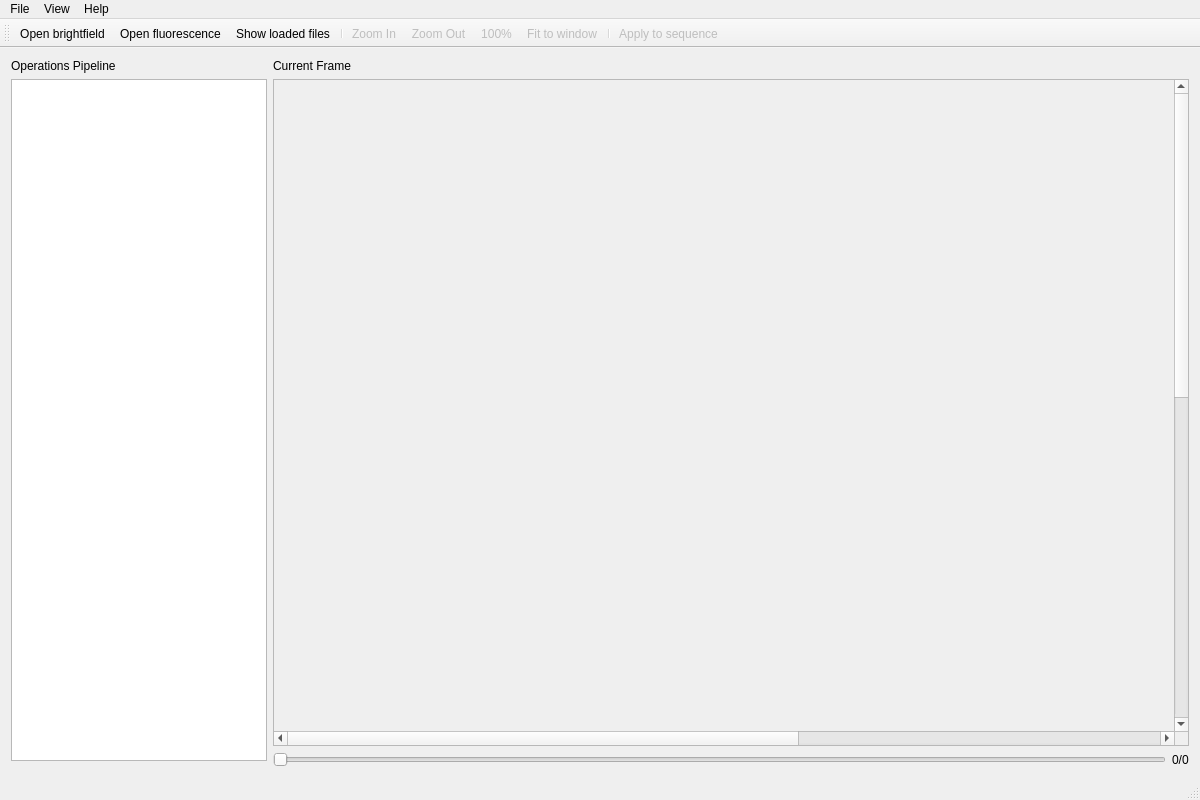
<?xml version="1.0" encoding="UTF-8"?>
<ui version="4.0">
 <class>MainWindow</class>
 <widget class="QMainWindow" name="MainWindow">
  <property name="geometry">
   <rect>
    <x>0</x>
    <y>0</y>
    <width>1200</width>
    <height>800</height>
   </rect>
  </property>
  <property name="windowTitle">
   <string>BigCellBrother</string>
  </property>
  <widget class="QWidget" name="centralWidget">
   <property name="enabled">
    <bool>true</bool>
   </property>
   <property name="sizePolicy">
    <sizepolicy hsizetype="Preferred" vsizetype="Preferred">
     <horstretch>0</horstretch>
     <verstretch>0</verstretch>
    </sizepolicy>
   </property>
   <layout class="QGridLayout" name="gridLayout_2">
    <item row="0" column="0">
     <layout class="QGridLayout" name="gridLayout">
      <item row="1" column="2">
       <widget class="QScrollArea" name="scrollArea">
        <property name="sizePolicy">
         <sizepolicy hsizetype="MinimumExpanding" vsizetype="MinimumExpanding">
          <horstretch>0</horstretch>
          <verstretch>0</verstretch>
         </sizepolicy>
        </property>
        <property name="verticalScrollBarPolicy">
         <enum>Qt::ScrollBarAsNeeded</enum>
        </property>
        <property name="horizontalScrollBarPolicy">
         <enum>Qt::ScrollBarAsNeeded</enum>
        </property>
        <property name="widgetResizable">
         <bool>false</bool>
        </property>
        <widget class="QWidget" name="scrollAreaWidgetContents">
         <property name="geometry">
          <rect>
           <x>0</x>
           <y>0</y>
           <width>1537</width>
           <height>1337</height>
          </rect>
         </property>
         <property name="sizePolicy">
          <sizepolicy hsizetype="Ignored" vsizetype="Ignored">
           <horstretch>0</horstretch>
           <verstretch>0</verstretch>
          </sizepolicy>
         </property>
         <layout class="QGridLayout" name="gridLayout_3">
          <property name="margin">
           <number>0</number>
          </property>
          <property name="spacing">
           <number>0</number>
          </property>
         </layout>
        </widget>
       </widget>
      </item>
      <item row="0" column="2">
       <widget class="QLabel" name="videoTitle">
        <property name="text">
         <string>Current Frame</string>
        </property>
       </widget>
      </item>
      <item row="2" column="2">
       <layout class="QHBoxLayout" name="horizontalLayout_3">
        <item>
         <widget class="QSlider" name="framePicker">
          <property name="enabled">
           <bool>false</bool>
          </property>
          <property name="orientation">
           <enum>Qt::Horizontal</enum>
          </property>
          <property name="tickPosition">
           <enum>QSlider::NoTicks</enum>
          </property>
         </widget>
        </item>
        <item>
         <widget class="QLabel" name="frameNumber">
          <property name="text">
           <string>0/0</string>
          </property>
         </widget>
        </item>
       </layout>
      </item>
      <item row="0" column="0" colspan="2">
       <widget class="QLabel" name="operationsTitle">
        <property name="sizePolicy">
         <sizepolicy hsizetype="Fixed" vsizetype="Fixed">
          <horstretch>0</horstretch>
          <verstretch>0</verstretch>
         </sizepolicy>
        </property>
        <property name="text">
         <string>Operations Pipeline</string>
        </property>
       </widget>
      </item>
      <item row="1" column="0" rowspan="2" colspan="2">
       <layout class="QVBoxLayout" name="verticalLayout">
        <property name="sizeConstraint">
         <enum>QLayout::SetDefaultConstraint</enum>
        </property>
        <item>
         <widget class="QListWidget" name="listWidget">
          <property name="sizePolicy">
           <sizepolicy hsizetype="Expanding" vsizetype="Minimum">
            <horstretch>0</horstretch>
            <verstretch>0</verstretch>
           </sizepolicy>
          </property>
         </widget>
        </item>
        <item>
         <widget class="QStackedWidget" name="stackedWidget">
          <property name="sizePolicy">
           <sizepolicy hsizetype="Fixed" vsizetype="Fixed">
            <horstretch>0</horstretch>
            <verstretch>0</verstretch>
           </sizepolicy>
          </property>
          <property name="maximumSize">
           <size>
            <width>350</width>
            <height>16777215</height>
           </size>
          </property>
          <widget class="QWidget" name="blank">
           <property name="sizePolicy">
            <sizepolicy hsizetype="Fixed" vsizetype="Fixed">
             <horstretch>0</horstretch>
             <verstretch>0</verstretch>
            </sizepolicy>
           </property>
          </widget>
         </widget>
        </item>
       </layout>
      </item>
     </layout>
    </item>
   </layout>
  </widget>
  <widget class="QMenuBar" name="menuBar">
   <property name="geometry">
    <rect>
     <x>0</x>
     <y>0</y>
     <width>1200</width>
     <height>22</height>
    </rect>
   </property>
   <widget class="QMenu" name="menuFile">
    <property name="title">
     <string>File</string>
    </property>
    <addaction name="actionOpen"/>
    <addaction name="separator"/>
    <addaction name="actionSave_config"/>
    <addaction name="actionLoad_config"/>
    <addaction name="separator"/>
    <addaction name="actionQuit"/>
   </widget>
   <widget class="QMenu" name="menuView">
    <property name="title">
     <string>View</string>
    </property>
    <addaction name="zoomInAct"/>
    <addaction name="zoomOutAct"/>
    <addaction name="normalSizeAct"/>
    <addaction name="fitToWindowAct"/>
    <addaction name="separator"/>
    <addaction name="showLoaded"/>
   </widget>
   <widget class="QMenu" name="menuHelp">
    <property name="title">
     <string>Help</string>
    </property>
    <addaction name="actionHelp"/>
   </widget>
   <addaction name="menuFile"/>
   <addaction name="menuView"/>
   <addaction name="menuHelp"/>
  </widget>
  <widget class="QToolBar" name="mainToolBar">
   <property name="iconSize">
    <size>
     <width>16</width>
     <height>16</height>
    </size>
   </property>
   <property name="toolButtonStyle">
    <enum>Qt::ToolButtonTextBesideIcon</enum>
   </property>
   <attribute name="toolBarArea">
    <enum>TopToolBarArea</enum>
   </attribute>
   <attribute name="toolBarBreak">
    <bool>false</bool>
   </attribute>
   <addaction name="actionOpen"/>
   <addaction name="actionOpen_fluorescence"/>
   <addaction name="showLoaded"/>
   <addaction name="separator"/>
   <addaction name="zoomInAct"/>
   <addaction name="zoomOutAct"/>
   <addaction name="normalSizeAct"/>
   <addaction name="fitToWindowAct"/>
   <addaction name="separator"/>
   <addaction name="actionApply"/>
  </widget>
  <widget class="QStatusBar" name="statusBar"/>
  <action name="actionOpen">
   <property name="icon">
    <iconset resource="../assets/icons.qrc">
     <normaloff>:/small/document_alt_fill_12x16.png</normaloff>:/small/document_alt_fill_12x16.png</iconset>
   </property>
   <property name="text">
    <string>Open brightfield</string>
   </property>
   <property name="shortcut">
    <string>Ctrl+O</string>
   </property>
  </action>
  <action name="zoomInAct">
   <property name="enabled">
    <bool>false</bool>
   </property>
   <property name="icon">
    <iconset resource="../assets/icons.qrc">
     <normaloff>:/small/plus_alt_16x16.png</normaloff>:/small/plus_alt_16x16.png</iconset>
   </property>
   <property name="text">
    <string>Zoom In</string>
   </property>
   <property name="iconText">
    <string>Zoom In</string>
   </property>
   <property name="shortcut">
    <string>Ctrl++</string>
   </property>
  </action>
  <action name="zoomOutAct">
   <property name="enabled">
    <bool>false</bool>
   </property>
   <property name="icon">
    <iconset resource="../assets/icons.qrc">
     <normaloff>:/small/minus_alt_16x16.png</normaloff>:/small/minus_alt_16x16.png</iconset>
   </property>
   <property name="text">
    <string>Zoom Out</string>
   </property>
   <property name="shortcut">
    <string>Ctrl+-</string>
   </property>
  </action>
  <action name="normalSizeAct">
   <property name="enabled">
    <bool>false</bool>
   </property>
   <property name="icon">
    <iconset resource="../assets/icons.qrc">
     <normaloff>:/small/fullscreen_16x16.png</normaloff>:/small/fullscreen_16x16.png</iconset>
   </property>
   <property name="text">
    <string>100%</string>
   </property>
   <property name="shortcut">
    <string>Ctrl+N</string>
   </property>
  </action>
  <action name="fitToWindowAct">
   <property name="checkable">
    <bool>true</bool>
   </property>
   <property name="enabled">
    <bool>false</bool>
   </property>
   <property name="icon">
    <iconset resource="../assets/icons.qrc">
     <normaloff>:/small/fullscreen_exit_16x16.png</normaloff>:/small/fullscreen_exit_16x16.png</iconset>
   </property>
   <property name="text">
    <string>Fit to window</string>
   </property>
   <property name="shortcut">
    <string>Ctrl+F</string>
   </property>
  </action>
  <action name="actionHelp">
   <property name="text">
    <string>Help</string>
   </property>
  </action>
  <action name="actionQuit">
   <property name="text">
    <string>Quit</string>
   </property>
   <property name="toolTip">
    <string>Quit</string>
   </property>
   <property name="shortcut">
    <string>Ctrl+Q</string>
   </property>
  </action>
  <action name="actionApply">
   <property name="enabled">
    <bool>false</bool>
   </property>
   <property name="icon">
    <iconset resource="../assets/icons.qrc">
     <normaloff>:/small/pen_16x16.png</normaloff>:/small/pen_16x16.png</iconset>
   </property>
   <property name="text">
    <string>Apply to sequence</string>
   </property>
  </action>
  <action name="actionOpen_fluorescence">
   <property name="icon">
    <iconset resource="../assets/icons.qrc">
     <normaloff>:/small/document_alt_stroke_12x16.png</normaloff>:/small/document_alt_stroke_12x16.png</iconset>
   </property>
   <property name="text">
    <string>Open fluorescence</string>
   </property>
   <property name="shortcut">
    <string>Ctrl+K</string>
   </property>
  </action>
  <action name="actionSave_config">
   <property name="text">
    <string>Save config</string>
   </property>
   <property name="shortcut">
    <string>Ctrl+S</string>
   </property>
  </action>
  <action name="actionLoad_config">
   <property name="text">
    <string>Load config</string>
   </property>
   <property name="shortcut">
    <string>Ctrl+L</string>
   </property>
  </action>
  <action name="showLoaded">
   <property name="icon">
    <iconset resource="../assets/icons.qrc">
     <normaloff>:/small/book_14x16.png</normaloff>:/small/book_14x16.png</iconset>
   </property>
   <property name="text">
    <string>Show loaded files</string>
   </property>
   <property name="shortcut">
    <string>Ctrl+1</string>
   </property>
  </action>
 </widget>
 <layoutdefault spacing="6" margin="11"/>
 <resources>
  <include location="../assets/icons.qrc"/>
 </resources>
 <connections>
  <connection>
   <sender>actionOpen</sender>
   <signal>triggered()</signal>
   <receiver>MainWindow</receiver>
   <slot>openImage()</slot>
   <hints>
    <hint type="sourcelabel">
     <x>-1</x>
     <y>-1</y>
    </hint>
    <hint type="destinationlabel">
     <x>414</x>
     <y>268</y>
    </hint>
   </hints>
  </connection>
  <connection>
   <sender>fitToWindowAct</sender>
   <signal>triggered()</signal>
   <receiver>MainWindow</receiver>
   <slot>fitToWindow()</slot>
   <hints>
    <hint type="sourcelabel">
     <x>-1</x>
     <y>-1</y>
    </hint>
    <hint type="destinationlabel">
     <x>414</x>
     <y>268</y>
    </hint>
   </hints>
  </connection>
  <connection>
   <sender>zoomInAct</sender>
   <signal>triggered()</signal>
   <receiver>MainWindow</receiver>
   <slot>zoomIn()</slot>
   <hints>
    <hint type="sourcelabel">
     <x>-1</x>
     <y>-1</y>
    </hint>
    <hint type="destinationlabel">
     <x>414</x>
     <y>268</y>
    </hint>
   </hints>
  </connection>
  <connection>
   <sender>zoomOutAct</sender>
   <signal>triggered()</signal>
   <receiver>MainWindow</receiver>
   <slot>zoomOut()</slot>
   <hints>
    <hint type="sourcelabel">
     <x>-1</x>
     <y>-1</y>
    </hint>
    <hint type="destinationlabel">
     <x>414</x>
     <y>268</y>
    </hint>
   </hints>
  </connection>
  <connection>
   <sender>normalSizeAct</sender>
   <signal>triggered()</signal>
   <receiver>MainWindow</receiver>
   <slot>normalSize()</slot>
   <hints>
    <hint type="sourcelabel">
     <x>-1</x>
     <y>-1</y>
    </hint>
    <hint type="destinationlabel">
     <x>414</x>
     <y>268</y>
    </hint>
   </hints>
  </connection>
  <connection>
   <sender>actionQuit</sender>
   <signal>triggered()</signal>
   <receiver>MainWindow</receiver>
   <slot>close()</slot>
   <hints>
    <hint type="sourcelabel">
     <x>-1</x>
     <y>-1</y>
    </hint>
    <hint type="destinationlabel">
     <x>414</x>
     <y>268</y>
    </hint>
   </hints>
  </connection>
  <connection>
   <sender>actionApply</sender>
   <signal>triggered()</signal>
   <receiver>MainWindow</receiver>
   <slot>displayExecutionDialog()</slot>
   <hints>
    <hint type="sourcelabel">
     <x>-1</x>
     <y>-1</y>
    </hint>
    <hint type="destinationlabel">
     <x>414</x>
     <y>268</y>
    </hint>
   </hints>
  </connection>
  <connection>
   <sender>actionOpen_fluorescence</sender>
   <signal>triggered()</signal>
   <receiver>MainWindow</receiver>
   <slot>openImageFluorescent()</slot>
   <hints>
    <hint type="sourcelabel">
     <x>-1</x>
     <y>-1</y>
    </hint>
    <hint type="destinationlabel">
     <x>414</x>
     <y>268</y>
    </hint>
   </hints>
  </connection>
  <connection>
   <sender>actionSave_config</sender>
   <signal>triggered()</signal>
   <receiver>MainWindow</receiver>
   <slot>saveParameters()</slot>
   <hints>
    <hint type="sourcelabel">
     <x>-1</x>
     <y>-1</y>
    </hint>
    <hint type="destinationlabel">
     <x>499</x>
     <y>299</y>
    </hint>
   </hints>
  </connection>
  <connection>
   <sender>actionLoad_config</sender>
   <signal>triggered()</signal>
   <receiver>MainWindow</receiver>
   <slot>loadParameters()</slot>
   <hints>
    <hint type="sourcelabel">
     <x>-1</x>
     <y>-1</y>
    </hint>
    <hint type="destinationlabel">
     <x>499</x>
     <y>299</y>
    </hint>
   </hints>
  </connection>
  <connection>
   <sender>showLoaded</sender>
   <signal>triggered()</signal>
   <receiver>MainWindow</receiver>
   <slot>displayOpenFiles()</slot>
   <hints>
    <hint type="sourcelabel">
     <x>-1</x>
     <y>-1</y>
    </hint>
    <hint type="destinationlabel">
     <x>599</x>
     <y>399</y>
    </hint>
   </hints>
  </connection>
 </connections>
 <slots>
  <slot>openImage()</slot>
  <slot>zoomIn()</slot>
  <slot>zoomOut()</slot>
  <slot>fitToWindow()</slot>
  <slot>normalSize()</slot>
  <slot>displayExecutionDialog()</slot>
  <slot>openImageFluorescent()</slot>
  <slot>loadParameters()</slot>
  <slot>saveParameters()</slot>
  <slot>displayOpenFiles()</slot>
 </slots>
</ui>
